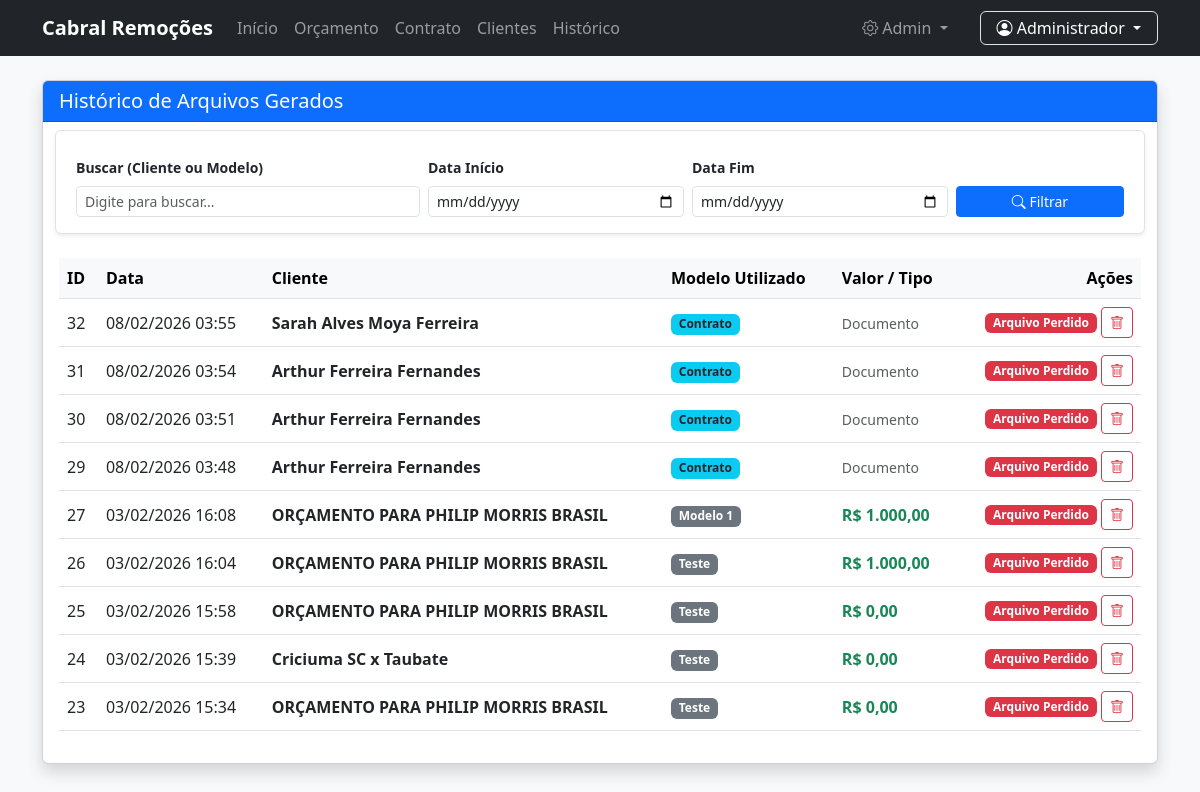
Page /historico.php (signed in) on the earlier database version.
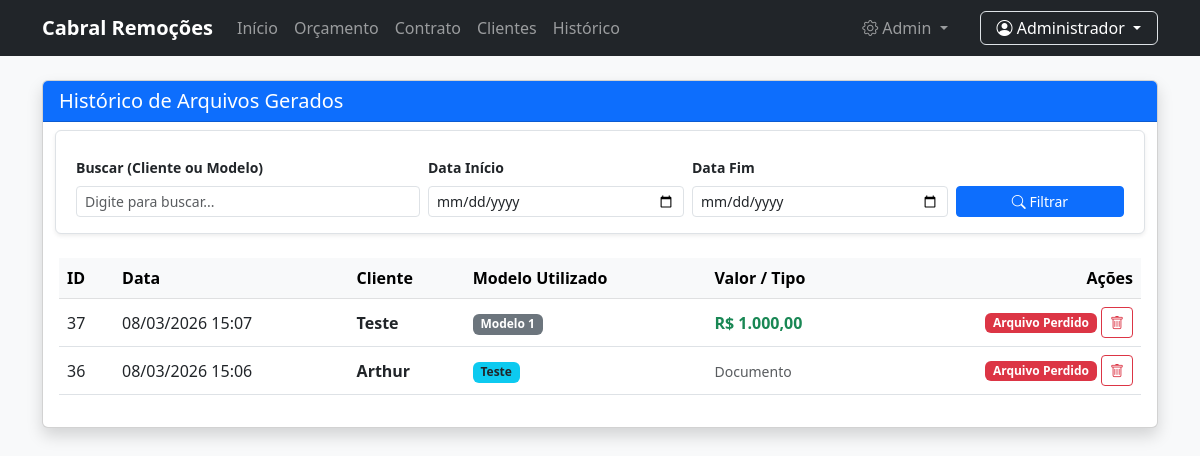
Same page on the later database version.
### tables this page shows
CREATE TABLE `historico_gerado` (
  `id` int(11) NOT NULL,
  `template_id` int(11) DEFAULT NULL,
  `contrato_id` int(11) DEFAULT NULL,
  `nome_cliente` varchar(150) DEFAULT NULL,
  `caminho_pdf_final` varchar(255) DEFAULT NULL,
  `created_at` timestamp NOT NULL DEFAULT current_timestamp(),
  `valor_total` decimal(10,2) DEFAULT 0.00
);

CREATE TABLE `contratos_templates` (
  `id` int(11) NOT NULL,
  `nome_modelo` varchar(100) NOT NULL,
  `caminho_arquivo` varchar(255) NOT NULL,
  `created_at` timestamp NOT NULL DEFAULT current_timestamp()
);

CREATE TABLE `templates` (
  `id` int(11) NOT NULL,
  `nome_modelo` varchar(100) NOT NULL,
  `caminho_arquivo` varchar(255) NOT NULL,
  `created_at` timestamp NOT NULL DEFAULT current_timestamp()
);

### historico.php (the view, shortened to what this page needs)
<?php
require 'Scripts/conecta_banco.php';
$busca     = $_GET['busca'] ?? '';
$dataInicio = $_GET['data_inicio'] ?? '';
$dataFim    = $_GET['data_fim'] ?? '';
$sql = "SELECT h.*,
               t.nome_modelo AS nome_pdf,
               c.nome_modelo AS nome_contrato
        FROM historico_gerado h
        LEFT JOIN templates t ON h.template_id = t.id
        LEFT JOIN contratos_templates c ON h.contrato_id = c.id
        WHERE 1=1";
$params = [];
$sql .= " ORDER BY h.created_at DESC";
$stmt = $pdo->prepare($sql);
$stmt->execute($params);
$historico = $stmt->fetchAll();
?>
<!DOCTYPE html>
<html lang="pt-br">
<head>
    <link href="https://cdn.jsdelivr.net/npm/bootstrap@5.3.0/dist/css/bootstrap.min.css" rel="stylesheet">
    <link rel="stylesheet" href="https://cdn.jsdelivr.net/npm/bootstrap-icons@1.10.0/font/bootstrap-icons.css">
</head>
<body class="bg-light">
    <?php include 'navbar.php'; ?>
    <div class="container">
        <div class="card shadow">
            <div class="card-header bg-primary text-white d-flex justify-content-between align-items-center">
                <h5 class="mb-0">Histórico de Arquivos Gerados</h5>
            </div>
            <div class="card-body">
                <form method="GET" class="row g-2 mb-4 border p-3 rounded bg-white shadow-sm">
                    <div class="col-md-4">
                        <label class="form-label small fw-bold">Buscar (Cliente ou Modelo)</label>
                        <input type="text" name="busca" class="form-control form-control-sm" value="<?= htmlspecialchars($busca) ?>" placeholder="Digite para buscar...">
                    </div>
                    <div class="col-md-3">
                        <label class="form-label small fw-bold">Data Início</label>
                        <input type="date" name="data_inicio" class="form-control form-control-sm" value="<?= $dataInicio ?>">
                    </div>
                    <div class="col-md-3">
                        <label class="form-label small fw-bold">Data Fim</label>
                        <input type="date" name="data_fim" class="form-control form-control-sm" value="<?= $dataFim ?>">
                    </div>
                    <div class="col-md-2 d-flex align-items-end gap-2">
                        <button type="submit" class="btn btn-primary btn-sm flex-grow-1" title="Filtrar Resultados">
                            <i class="bi bi-search"></i> Filtrar
                        </button>
                    </div>
                </form>
                <div class="table-responsive">
                    <table class="table table-hover align-middle">
                        <thead class="table-light">
                            <tr>
                                <th>ID</th>
                                <th>Data</th>
                                <th>Cliente</th>
                                <th>Modelo Utilizado</th>
                                <th>Valor / Tipo</th>
                                <th class="text-end">Ações</th>
                            </tr>
                        </thead>
                        <tbody>
                            <?php if(count($historico) > 0): ?>
                                <?php foreach($historico as $h): ?>
                                    <?php
                                        $isContrato = !empty($h['contrato_id']);
                                        $nomeModelo = $isContrato ? $h['nome_contrato'] : $h['nome_pdf'];
                                    ?>
                                <tr>
                                    <td><?= $h['id'] ?></td>
                                    <td><?= date('d/m/Y H:i', strtotime($h['created_at'])) ?></td>
                                    <td class="fw-bold"><?= $h['nome_cliente'] ?></td>
                                    <td>
                                        <span class="badge <?= $isContrato ? 'bg-info text-dark' : 'bg-secondary' ?>">
                                            <?= $nomeModelo ?>
                                        </span>
                                    </td>
                                    <td>
                                        <?php if($isContrato): ?>
                                            <small class="text-muted">Documento</small>
                                        <?php else: ?>
                                            <span class="text-success fw-bold">
                                                R$ <?= number_format($h['valor_total'], 2, ',', '.') ?>
                                            </span>
                                        <?php endif; ?>
                                    </td>
                                    <td class="text-end">
                                        <?php if(file_exists($h['caminho_pdf_final'])): ?>
                                            <a href="<?= $h['caminho_pdf_final'] ?>" target="_blank" class="btn btn-sm btn-outline-primary" title="Visualizar">
                                                <i class="bi bi-eye"></i>
                                            </a>
                                            <a href="<?= $h['caminho_pdf_final'] ?>" download class="btn btn-sm btn-outline-secondary" title="Baixar">
                                                <i class="bi bi-download"></i>
                                            </a>
                                        <?php else: ?>
                                            <span class="badge bg-danger">Arquivo Perdido</span>
                                        <?php endif; ?>
                                        <a href="delete_historico.php?id=<?= $h['id'] ?>" class="btn btn-sm btn-outline-danger" onclick="return confirm('Tem certeza que deseja apagar este registro?')" title="Excluir">
                                            <i class="bi bi-trash"></i>
                                        </a>
                                    </td>
                                </tr>
                                <?php endforeach; ?>
                            <?php endif; ?>
                        </tbody>
                    </table>
                </div>
            </div>
        </div>
    </div>
</body>
</html>

### navbar.php (shortened to what this page needs)
<nav class="navbar navbar-expand-lg navbar-dark bg-dark mb-4">
    <div class="container">
        <a class="navbar-brand fw-bold" href="index.php">
            <i class="bi bi-ambulance"></i> Cabral Remoções
        </a>
        <div class="collapse navbar-collapse" id="navbarNav">
            <ul class="navbar-nav me-auto">
                <li class="nav-item"><a class="nav-link" href="index.php">Início</a></li>
                <li class="nav-item"><a class="nav-link" href="gerar_orcamento.php">Orçamento</a></li>
                <li class="nav-item"><a class="nav-link" href="gerar_contrato.php">Contrato</a></li>
                <li class="nav-item"><a class="nav-link" href="clientes.php">Clientes</a></li>
                <li class="nav-item"><a class="nav-link" href="historico.php">Histórico</a></li>
            </ul>
            <ul class="navbar-nav align-items-center">
                <li class="nav-item dropdown me-3">
                    <a class="nav-link dropdown-toggle" href="#" role="button" data-bs-toggle="dropdown">
                        <i class="bi bi-gear"></i> Admin
                    </a>
                </li>
                <li class="nav-item dropdown d-flex align-items-center ms-2">
                    <a class="nav-link dropdown-toggle text-white border rounded px-3 py-1" href="#" role="button" data-bs-toggle="dropdown">
                        <i class="bi bi-person-circle"></i> <?= $_SESSION['usuario_nome'] ?? 'Admin' ?>
                    </a>
                </li>
            </ul>
        </div>
    </div>
</nav>

Differences in the rows shown:
removed historico_gerado: id "32", created_at "08/02/2026 03:55", nome_cliente "Sarah Alves Moya Ferreira", contrato.nome_modelo "Contrato", shows "Documento", shows "Arquivo Perdido"
removed historico_gerado: id "31", created_at "08/02/2026 03:54", nome_cliente "Arthur Ferreira Fernandes", contrato.nome_modelo "Contrato", shows "Documento", shows "Arquivo Perdido"
removed historico_gerado: id "30", created_at "08/02/2026 03:51", nome_cliente "Arthur Ferreira Fernandes", contrato.nome_modelo "Contrato", shows "Documento", shows "Arquivo Perdido"
removed historico_gerado: id "29", created_at "08/02/2026 03:48", nome_cliente "Arthur Ferreira Fernandes", contrato.nome_modelo "Contrato", shows "Documento", shows "Arquivo Perdido"
removed historico_gerado: id "27", created_at "03/02/2026 16:08", nome_cliente "ORÇAMENTO PARA PHILIP MORRIS BRASIL", template.nome_modelo "Modelo 1", valor_total "1.000,00", shows "Arquivo Perdido"
removed historico_gerado: id "26", created_at "03/02/2026 16:04", nome_cliente "ORÇAMENTO PARA PHILIP MORRIS BRASIL", template.nome_modelo "Teste", valor_total "1.000,00", shows "Arquivo Perdido"
removed historico_gerado: id "25", created_at "03/02/2026 15:58", nome_cliente "ORÇAMENTO PARA PHILIP MORRIS BRASIL", template.nome_modelo "Teste", valor_total "0,00", shows "Arquivo Perdido"
removed historico_gerado: id "24", created_at "03/02/2026 15:39", nome_cliente "Criciuma SC x Taubate", template.nome_modelo "Teste", valor_total "0,00", shows "Arquivo Perdido"
removed historico_gerado: id "23", created_at "03/02/2026 15:34", nome_cliente "ORÇAMENTO PARA PHILIP MORRIS BRASIL", template.nome_modelo "Teste", valor_total "0,00", shows "Arquivo Perdido"
added historico_gerado: id "37", created_at "08/03/2026 15:07", nome_cliente "Teste", template.nome_modelo "Modelo 1", valor_total "1.000,00", shows "Arquivo Perdido"
added historico_gerado: id "36", created_at "08/03/2026 15:06", nome_cliente "Arthur", contrato.nome_modelo "Teste", shows "Documento", shows "Arquivo Perdido"
